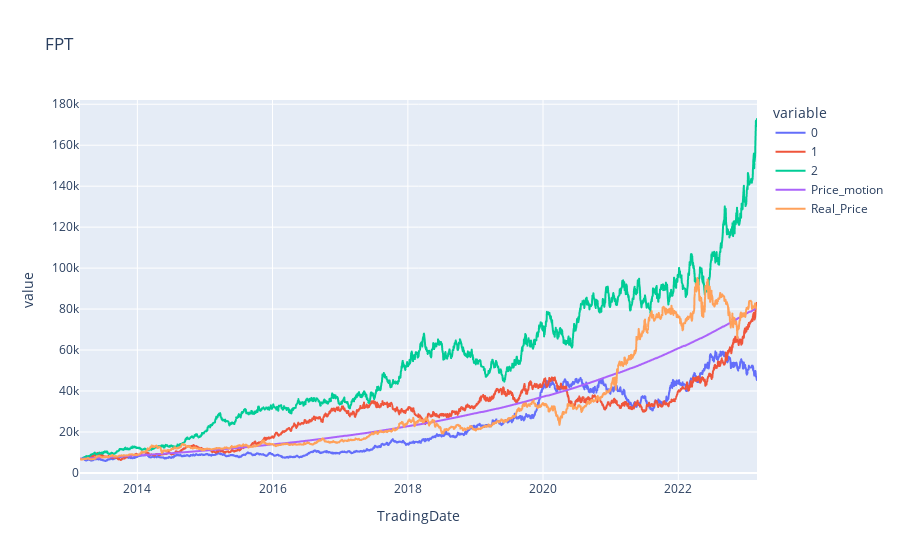

This figure's notebook cell:
### Code cell
a.plot_price_simulation('FPT')

### Figure 1 — Plotly figure (JSON) as saved in the notebook; plotly's stock layout.template omitted (floating-point values rounded to 4 significant figures; data arrays with more than 128 entries replaced by an {"elided": "..."} marker saying what was removed)
{"data": [{"hovertemplate": "variable=0<br>TradingDate=%{x}<br>value=%{y}<extra></extra>", "legendgroup": "0", "line": {"color": "#636efa", "dash": "solid"}, "marker": {"symbol": "circle"}, "mode": "lines", "name": "0", "showlegend": true, "type": "scattergl", "x": {"elided": "2502 str values"}, "xaxis": "x", "y": {"elided": "2502 float values"}, "yaxis": "y"}, {"hovertemplate": "variable=1<br>TradingDate=%{x}<br>value=%{y}<extra></extra>", "legendgroup": "1", "line": {"color": "#EF553B", "dash": "solid"}, "marker": {"symbol": "circle"}, "mode": "lines", "name": "1", "showlegend": true, "type": "scattergl", "x": {"elided": "2502 str values"}, "xaxis": "x", "y": {"elided": "2502 float values"}, "yaxis": "y"}, {"hovertemplate": "variable=2<br>TradingDate=%{x}<br>value=%{y}<extra></extra>", "legendgroup": "2", "line": {"color": "#00cc96", "dash": "solid"}, "marker": {"symbol": "circle"}, "mode": "lines", "name": "2", "showlegend": true, "type": "scattergl", "x": {"elided": "2502 str values"}, "xaxis": "x", "y": {"elided": "2502 float values"}, "yaxis": "y"}, {"hovertemplate": "variable=Price_motion<br>TradingDate=%{x}<br>value=%{y}<extra></extra>", "legendgroup": "Price_motion", "line": {"color": "#ab63fa", "dash": "solid"}, "marker": {"symbol": "circle"}, "mode": "lines", "name": "Price_motion", "showlegend": true, "type": "scattergl", "x": {"elided": "2502 str values"}, "xaxis": "x", "y": {"elided": "2502 float values"}, "yaxis": "y"}, {"hovertemplate": "variable=Real_Price<br>TradingDate=%{x}<br>value=%{y}<extra></extra>", "legendgroup": "Real_Price", "line": {"color": "#FFA15A", "dash": "solid"}, "marker": {"symbol": "circle"}, "mode": "lines", "name": "Real_Price", "showlegend": true, "type": "scattergl", "x": {"elided": "2502 str values"}, "xaxis": "x", "y": {"elided": "2502 int values"}, "yaxis": "y"}], "layout": {"legend": {"title": {"text": "variable"}, "tracegroupgap": 0}, "title": {"text": "FPT"}, "xaxis": {"anchor": "y", "domain": [0, 1], "title": {"text": "TradingDate"}}, "yaxis": {"anchor": "x", "domain": [0, 1], "title": {"text": "value"}}}}
